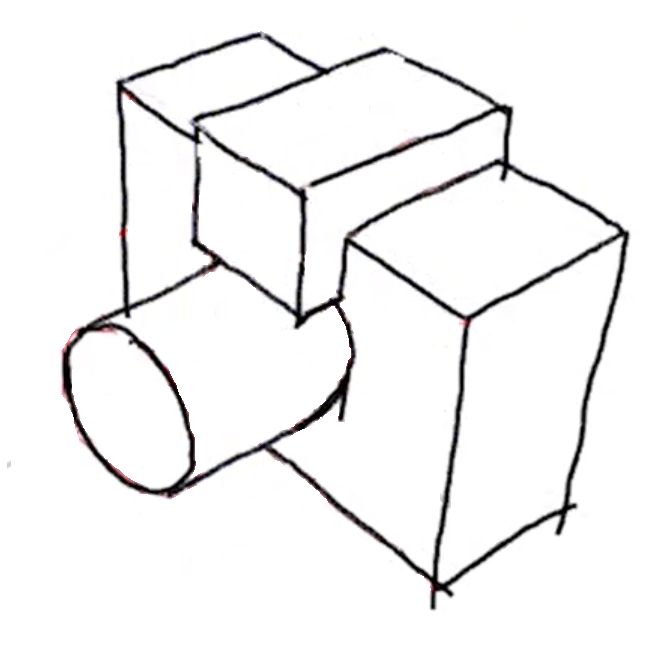
#> input picture examples/3dsketching_camera2.png, 661 x 645 px
$ python -i boundary_opencv.py   (imports and definitions only)
#> lines starting #> are read from the running program, lines starting #| are printed output that depends on the picture; after the words box and inside, x2 and y2 are one past the last pixel; in counts of white or black regions, pixels touching at a corner belong together
import cv2 as cv
import matplotlib.pyplot as plt
import os
import numpy as np

# [3 lines not run here, left out]


def make_boundary(cnts, background_image, dist_thr=0):
    """
    Iterates through contours, simplifies by distance threshold
    :param cnts:
    :param background_image: (HxW), 1 - background, 0 - shape
    :param dist_thr:
    :return:
    """
    # print(background_image.shape)
    bnd = np.zeros(shape=(0, 2), dtype=int)
    edges = list()
    # TODO: with cv.CHAIN_APPROX_NONE we interpret contour as one closed curve
    for c in cnts:
        continuous_boundary = True
        start_index = bnd.shape[0]
        for p in c:
            # p.shape == (1,2)
            # if background_image[p[0, 1],p[0, 0]] > 0.5:
            #     # if its a background point we drop it
            #     continue
            if len(bnd)==0:
                # add the first point anyway
                bnd = np.vstack((bnd, p))
                continuous_boundary = True
                continue
            mindist = np.min(np.sum((bnd - p)**2, axis=1))
            if mindist > dist_thr:
                bnd = np.vstack((bnd, p))
                if continuous_boundary:
                    edges.append([bnd.shape[0]-1, bnd.shape[0]-2])
                continuous_boundary = True
        if bnd.shape[0] - start_index > 2:
            edges.append([bnd.shape[0]-1, start_index])
    edges.append([bnd.shape[0] - 1, 0])
    return bnd, edges


def get_boundary(pngfile, dist_thr=0):
#> called with pngfile = 'examples/3dsketching_camera2.png', dist_thr = 0
    src = cv.imread(pngfile)
#> src is the input picture: shape (645, 661, 3); mean B, G, R 242, 241.6, 242.1
    print(src.shape)
#| (645, 661, 3)
    print(np.max(src))
#| 255
    im_gray = cv.cvtColor(src, cv.COLOR_BGR2GRAY)
    src_gray = cv.blur(im_gray, (3, 3))
    threshold = 100
    canny_output = cv.Canny(src_gray, threshold, threshold * 2)
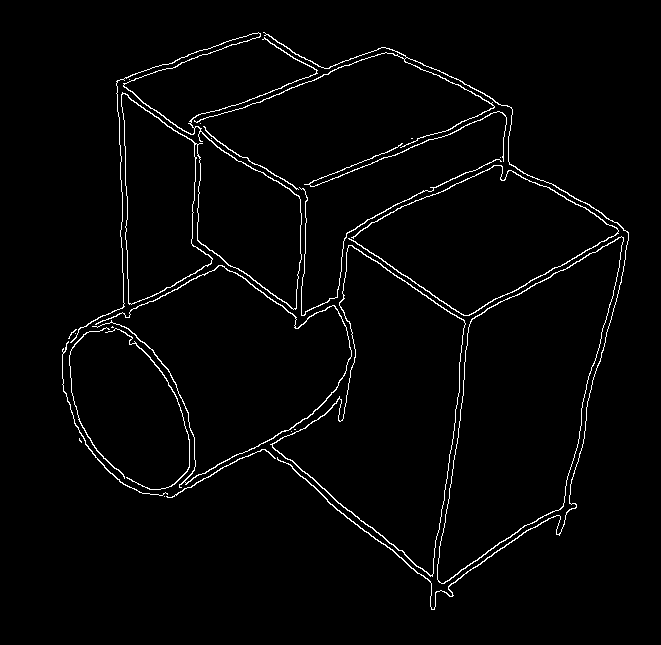
#> canny_output: shape (645, 661); 2.3% white in thin lines or dots, all inside (x1, y1, x2, y2) = (62, 32, 629, 610)
    contours, hierarchy = cv.findContours(canny_output, cv.RETR_TREE, cv.CHAIN_APPROX_NONE)
#> contours = 28 contours, 12 with area under 20; largest, box (x1, y1, x2, y2) and area: (437, 236, 624, 584) 33322, (437, 236, 624, 584) 33172, (270, 245, 466, 577) 31922, (272, 245, 466, 576) 31666, (70, 32, 318, 343) 12312
    # print("im gray", im_gray.shape)
    # print(im_gray)
    background_image = (1 - np.array(im_gray) / 255).astype(int)
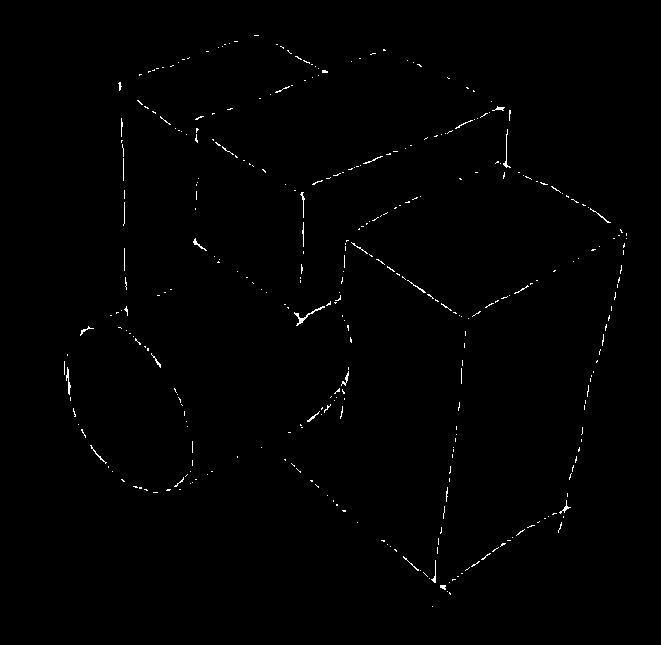
#> background_image: shape (645, 661) int64; values 0 (black) and 1 (white), 0.6% white in thin lines or dots, all inside (x1, y1, x2, y2) = (64, 35, 627, 607)
    # [4 lines of commented-out code are left out]
    return make_boundary(cnts=contours, background_image=background_image, dist_thr=dist_thr)
#> the loop in make_boundary, `for c in cnts:` made 28 passes
#> start_index on passes 2, 3, 6, 8, 9, 10, 12, 13, 14, 15, 16, 17: 1, 162, 172, 435, 452, 764, 1002, 1998, 2809, 3063, 3871, 4019
#> (c, start_index) on passes 1, 4, 5, 7, 11, 19: ([[164, 496]], 0), ([[291, 431]], 169), ([[294, 429], [295, 429]], 170), ([[75, 333]], 434), ([[112, 326], [111, 327], [112, 327], [113, 327]], 998), ([[500, 157]], 5311)
#> after the loop in make_boundary, `for c in cnts:`: bnd = 10005 pairs, first value 62 to 628, second value 32 to 609; edges = 10023 pairs, first value 1 to 10004, second value 0 to 10003


def get_boundary_numpy(img, dist_thr=0):
    """

    :param dist_thr:
    :param img: (400x400) np array
    :return:
    """
    # TODO: these manipulations are risky, redo carefully
    img = 255 * np.repeat(1 - img[:, :, np.newaxis], 3, axis=2).astype(np.uint8)
    gray = cv.cvtColor(img, cv.COLOR_BGR2GRAY)
    thresh = cv.threshold(gray, 0, 255, cv.THRESH_BINARY + cv.THRESH_OTSU)[1]
    contours, hierarchy = cv.findContours(thresh, cv.RETR_CCOMP, cv.CHAIN_APPROX_NONE)
    print("len contours ", len(contours))
    # print(contours)
    # contours = contours[0] if len(contours) == 2 else contours[1]
    cntr = contours[0]
    # print(len(cntr))
    return make_boundary(cnts=cntr, background_image=img, dist_thr=dist_thr)


# [21 lines not run here, left out]

>>> result = get_boundary('examples/3dsketching_camera2.png')

$ run again, on examples/3dsketching_train2.png
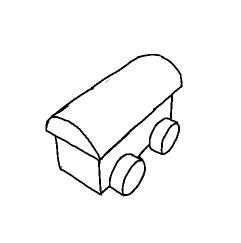
#> input picture examples/3dsketching_train2.png, 241 x 243 px
#> in get_boundary, src is the input picture: shape (243, 241, 3); min 0, max 255, mean 247.8
#| (243, 241, 3)
#| 255
#> in get_boundary, `canny_output = cv.Canny(src_gray, threshold, threshold * 2)`:
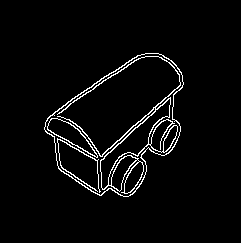
#> canny_output: shape (243, 241); 3.5% white in thin lines or dots, all inside (x1, y1, x2, y2) = (44, 53, 184, 197)
#> contours = 10 contours; largest, box (x1, y1, x2, y2) and area: (44, 53, 184, 197) 12742, (44, 53, 184, 197) 12572, (57, 56, 181, 194) 2607, (100, 98, 171, 190) 1335, (47, 118, 98, 158) 712
#> in get_boundary, `background_image = (1 - np.array(im_gray) / 255).astype(int)`:
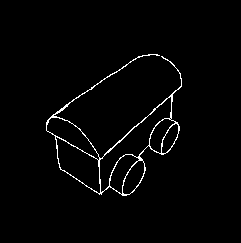
#> background_image: shape (243, 241) int64; values 0 (black) and 1 (white), 1.9% white in thin lines or dots, all inside (x1, y1, x2, y2) = (46, 54, 182, 196)
#> the loop in make_boundary, `for c in cnts:` made 10 passes
#> start_index on passes 1 to 8: 0, 415, 584, 769, 885, 936, 1909, 1931
#> after the loop in make_boundary, `for c in cnts:`: bnd = 2078 pairs, first value 44 to 183, second value 53 to 196; edges = 2087 pairs, first value 1 to 2077, second value 0 to 2076
